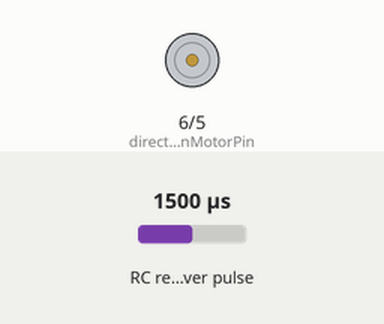
Recording of a sketch running on a simulated Arduino Uno, built with avr-gcc and run on an emulated ATmega328P. Parts: direction and speed pins drawn as motors (green arrow = direction pin HIGH = forward, orange = LOW = backward, longer = more drive). Wiring (inferred from the names in the program): RC receiver channel: data pin 2. The test bench sets the inputs (shaded band); at power-on: RC receiver pulse 1500 µs.

Above: at 1.2 s.
1.3 s: RC receiver pulse (sensor on pin 2) set to 1020 µs
At 1.57 s:
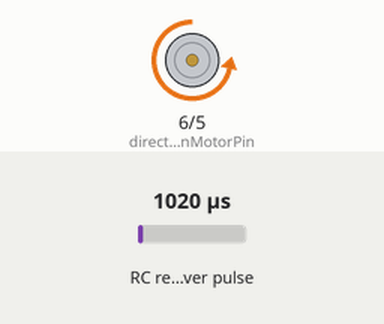
4.3 s: RC receiver pulse (sensor on pin 2) set to 1750 µs
At 5.03 s:
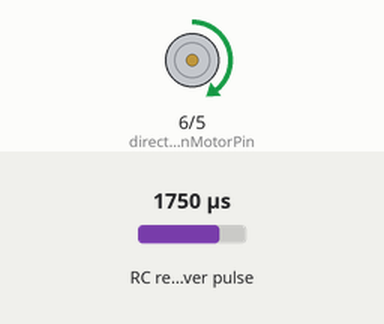
7.3 s: RC receiver pulse (sensor on pin 2) set to 1500 µs
8.8 s: RC receiver pulse (sensor on pin 2) set to 1250 µs
At 9.48 s:
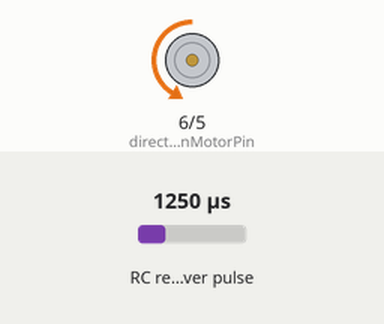
11.8 s: RC receiver pulse (sensor on pin 2) set to 1980 µs
At 11.98 s:
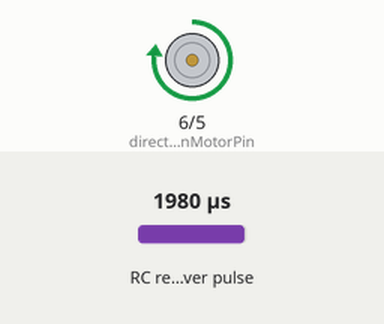
14.8 s: RC receiver pulse (sensor on pin 2) set to 1550 µs
Timing chart, 0 to 17.3 s (numbered marks = the images above; inputs shaded):
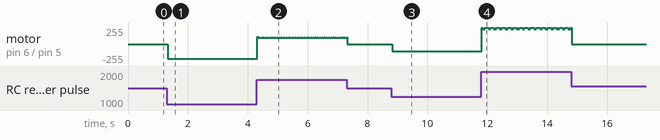

Measured:
- after the input at 1.3 s, motor on pin 6 (directionMotorPin) / pin 5 (speedMotorPin): stopped → backward 220/255 at once, then repeats every 0.30 s: backward 218/255 0.02 s, backward 220/255 0.02 s, backward 222/255 0.08 s, backward 220/255 0.18 s
- after the input at 8.8 s, motor on pin 6 (directionMotorPin) / pin 5 (speedMotorPin): stopped → backward 106/255 at once, then moves between backward 108/255 and backward 106/255, repeating every 0.50 s

The sketch:

PPMtoPWM_oneChanel.ino
```cpp
//define the pins and variables

#define RCPin 2

#define directionMotorPin 6 //който сложим
#define speedMotorPin 5 //който сложим

volatile unsigned long StartTime = 0;
volatile unsigned long CurrentTime = 0;
volatile unsigned long Pulses = 0;
unsigned long PulseWidth = 0;

int PWMSignal = 0;

void setup() {
  //Serial.begin(115200);

  pinMode (RCPin, INPUT_PULLUP);
  pinMode (directionMotorPin, OUTPUT);
  pinMode (speedMotorPin, OUTPUT);

  attachInterrupt (digitalPinToInterrupt (RCPin), PulseTimer, CHANGE); //вика функцията PulseTimer при промяна във фронта на пин RCPin - или когато настъпва rising edge или когао настъпва falling edge
}


void loop(){

  cli();
  PulseWidth = Pulses;
  sei();
  if (PulseWidth > 950 && PulseWidth <= 2000){
    if(PulseWidth > 950 && PulseWidth <= 1469){
      // първия мотор се движи назад, май трябва да икараме на един цифров изход 1 или 0 за посоката и на един PWM изход или 0 или 255(ако се не се движат или се движат с максимална скорост) или съответно map-натата стойност
      digitalWrite(directionMotorPin, LOW);
      PWMSignal = map(PulseWidth, 1469, 950, 0, 255); // май така би трябвало да се map-не - analogWrite приема стойности от 0 до 255
      analogWrite(speedMotorPin, PWMSignal);
    }
    else if(PulseWidth > 1469 && PulseWidth <= 1560){
      // първия мотор не се движи
      //digitalWrite(directionMotorPin, LOW);
      analogWrite(speedMotorPin, 0);
    }
    else if(PulseWidth > 1560 && PulseWidth <= 2000){
      // първия мотор се движи напред
      digitalWrite(directionMotorPin, HIGH);
      PWMSignal = map(PulseWidth, 1560, 2000, 0, 255); // май така би трябвало да се map-не - analogWrite приема стойности от 0 до 255
      analogWrite(speedMotorPin, PWMSignal);
    }
  }

}

void PulseTimer(){

//measure the time between interrupts

  CurrentTime = micros(); //времето от началото на програмата

  if (CurrentTime > StartTime){ //StartTime - последният път, в който е бил засечен interrupt
    Pulses = CurrentTime - StartTime; // времето между interrupt-ите, при rising edge  ще бъде генериран interrupt и отново ще бъде генериран interrupt при falling edge - времето между двете е най-много 2000 us
                                                // времето между falling edge и rising edge ще бъде около 18000us (при 50Hz времето между rising edges e около 20000us -> 20000 - 2000 = 18000)
    StartTime = CurrentTime; //презаписва се последният път, в който е бил засечен interrupt
  }
}
```
